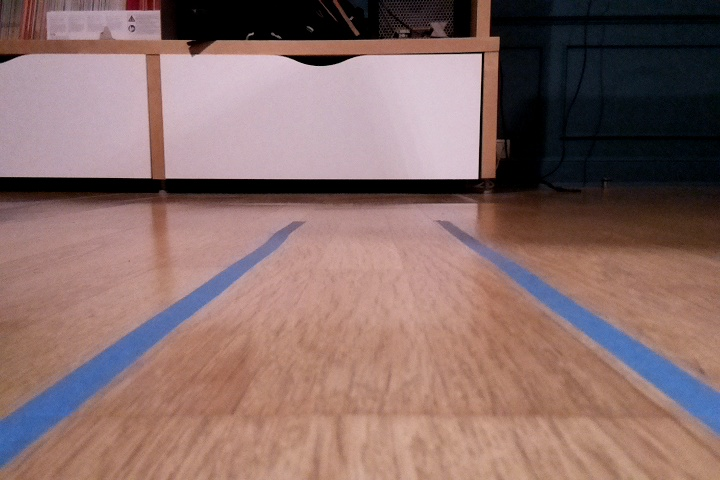
#> input picture lane_detection/images/image5.jpg, 720 x 480 px
$ python lane_detection.py
#> lines starting #> are read from the running program, lines starting #| are printed output that depends on the picture; after the words box and inside, x2 and y2 are one past the last pixel; in counts of white or black regions, pixels touching at a corner belong together; long printed decimals are rounded
# ---------------
# --- IMPORTS ---
# ---------------
import cv2 as cv
import numpy as np
import math
import time
from matplotlib import pyplot as plt
import logging


# -----------------
# --- VARIABLES ---
# -----------------
path = r'images/image5.jpg'
img = cv.imread(path)
#> img is the input picture: shape (480, 720, 3); mean B, G, R 106.7, 109.8, 137.6
height, width, _ = img.shape
#> height = 480; width = 720
vertices = np.array([[0, height], [int(width/3), int(height/3)], [int((width/3)*2), int(height/3)], [width, height]])


# -----------------
# --- FUNCTIONS ---
# -----------------
def process_image(original_image):
    """
    This function processes the image in several steps.
    (1) It makes the image gray.
    (2) It blurs the image.
    (3) It detects edges.
    (4) Sets a region of interest.
    (5) Detects lines in the image.
    (6) Detects the angle of the road.
    """
    try:
        start_time = time.time()

        processed_image = original_image
        processed_image = cv.cvtColor(processed_image, cv.COLOR_BGR2HSV)
#> processed_image: shape (480, 720, 3); mean H, S, V 57.6, 92.7, 142.6

        lower_blue = np.array([60, 40, 40])
        upper_blue = np.array([150, 255, 255])
        processed_image = cv.inRange(processed_image, lower_blue, upper_blue)
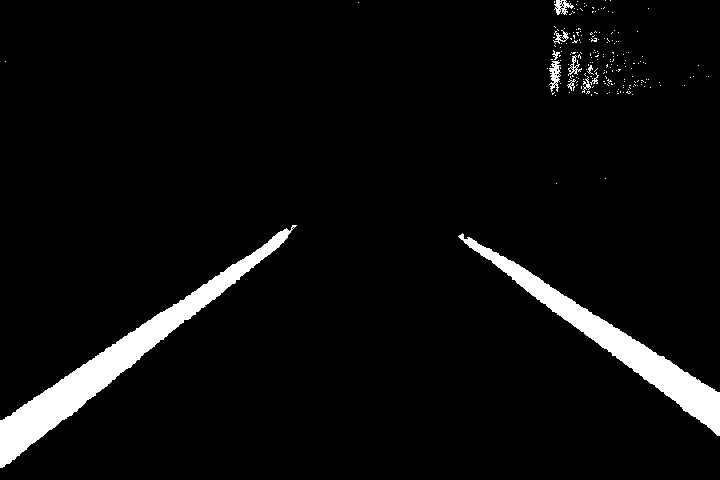
#> processed_image: shape (480, 720); 4.9% white; 196 white regions (185 under 20 px), largest, box (x1, y1, x2, y2) and area: (0, 225, 297, 468) 8897, (458, 233, 720, 436) 6896, (549, 60, 561, 92) 201
        processed_image = cv.Canny(processed_image, 200, 400)
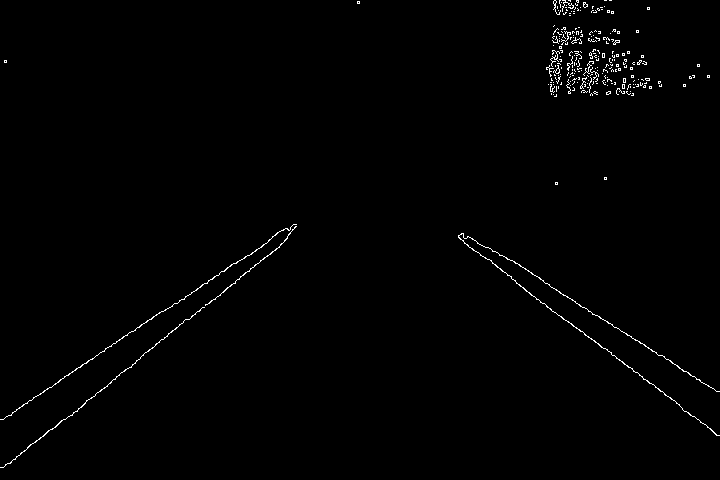
#> processed_image: shape (480, 720); 0.84% white in thin lines or dots

        processed_image = region_of_interest(processed_image, vertices)

        processed_image = cv.GaussianBlur(processed_image, (3, 3), sigmaX=0)
        lines = cv.HoughLinesP(processed_image, rho=1, theta=np.pi / 180, threshold=80, lines=100, minLineLength=10, maxLineGap=50)

        lane_lines = average_slope_intercept(processed_image, lines)

        print(lane_lines)
        draw_lines(original_image, lines, (0, 255, 0))
        draw_lines(original_image, lane_lines, (255, 255, 255))

        angle = get_angle(lane_lines[0], lane_lines[1], original_image)

        print('Angle: %s' % angle)

        end_time = time.time()
        print('Processing took: {} seconds'.format(end_time - start_time))

        return original_image

    except Exception as e:
        logging.error(e)
        return original_image

def region_of_interest(image, vertices):
    """
    This function sets a region of interest where the lanes could be found.
    """
    try:
        mask = np.zeros_like(image)
        cv.fillPoly(mask, [vertices], 255)
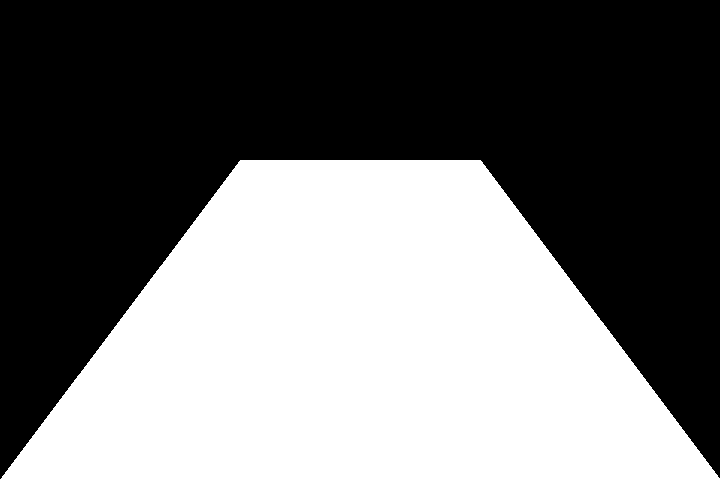
#> mask: shape (480, 720); 44.5% white; 1 white region, box (x1, y1, x2, y2) and area: (0, 160, 720, 480) 153879
        masked = cv.bitwise_and(image, mask)
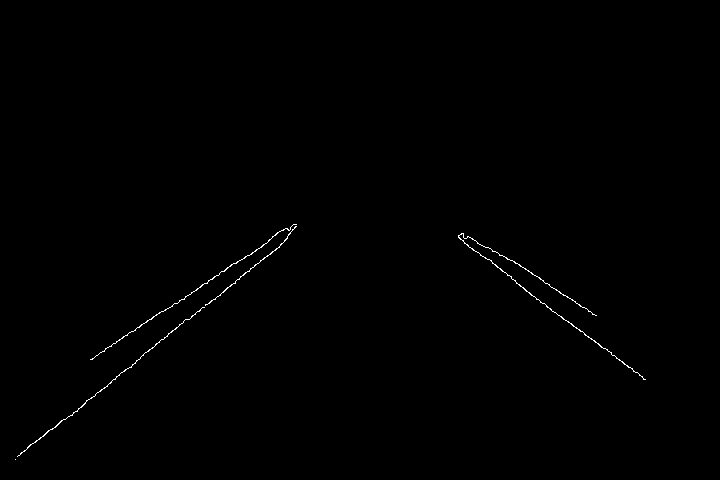
#> masked: shape (480, 720); 0.32% white in thin lines or dots, all inside (x1, y1, x2, y2) = (15, 224, 646, 460)
#> in process_image, `lines = cv.HoughLinesP(processed_image, rho=1, theta=np.pi / 180, thre..`: lines = 15 rows, first 6: [14, 460, 288, 238], [14, 459, 291, 234], [457, 237, 646, 379], [91, 360, 294, 223], [16, 460, 287, 240], [458, 238, 646, 380]
        return masked
    except Exception as e:
        logging.error(e)
        return image

def draw_lines(image, lines, color):
    """
    This function draws all lines in a list of lines on an image.
    """
    try:
        for line in lines:
            coords = line[0]
            cv.line(img=image, pt1=(coords[0], coords[1]), pt2=(coords[2], coords[3]), color=color, thickness=3, lineType=cv.LINE_AA)
    except:
        pass

def get_angle(line1, line2, img):
    """
    Creates a line in the middle of the two lane lines and returns the angle of that line.
    """
    try:
        # Coords and polynomial function line 1
        x11, y11, x12, y12 = line1[0]
        poly1 = np.polyfit((x11, x12), (y11, y12), 1)

        # Coords and polynomial function line 2
        x21, y21, x22, y22 = line2[0]
        poly2 = np.polyfit((x21, x22), (y21, y22), 1)

        # Calculate intersection point from polynomial functions
        x_inter = (poly1[1]-poly2[1]) / (poly2[0]-poly1[0])
        y_inter = poly1[0] * x_inter + poly1[1]

        # Calculate angle of center line
        angle_radians = math.atan2(y_inter - height, x_inter - (x21 - (abs(x11 - x21)/2)))
        angle_degrees = math.degrees(angle_radians)

        l = [x_inter, y_inter, x21 - (abs(x11 - x21)/2), height]
        cv.line(img=img, pt1=(int(l[0]), int(l[1])), pt2=(int(l[2]), int(l[3])), color=(255, 0, 0), thickness=3, lineType=cv.LINE_AA)

        return abs(angle_degrees)

    except Exception as e:
        logging.error(e)
        return 0

def average_slope_intercept(frame, line_segments):
    """
    This function combines line segments into one or two lane lines
    If all line slopes are < 0: then we only have detected left lane
    If all line slopes are > 0: then we only have detected right lane
    """
    try:
        lane_lines = []
        if line_segments is None:
            print('No line_segment segments detected')
            return lane_lines

        height, width = frame.shape
#> height = 480; width = 720
        left_fit = []
        right_fit = []

        boundary = 1/3
        left_region_boundary = width * (1 - boundary)  # left lane line segment should be on left 2/3 of the screen
#> left_region_boundary = 480
        right_region_boundary = width * boundary # right lane line segment should be on left 2/3 of the screen
#> right_region_boundary = 240

        for line_segment in line_segments:
            for x1, y1, x2, y2 in line_segment:
                if x1 == x2:
                    print('skipping vertical line segment (slope=inf): %s' % line_segment)
                    continue
                fit = np.polyfit((x1, x2), (y1, y2), 1) # Vergelijking van een rechte creëeren y = mx + b
                slope = fit[0] # Helling => m
                intercept = fit[1] # Snijpunt met y-as => b
                if slope < 0: # Dalende lijn
                    if x1 < left_region_boundary and x2 < left_region_boundary:
                        left_fit.append((slope, intercept))
                else: # Stijgende lijn
                    if x1 > right_region_boundary and x2 > right_region_boundary:
                        right_fit.append((slope, intercept))
#> this loop made 15 passes
#> line_segment on passes 1 to 12: [[14, 460, 288, 238]], [[14, 459, 291, 234]], [[457, 237, 646, 379]], [[91, 360, 294, 223]], [[16, 460, 287, 240]], [[458, 238, 646, 380]], [[89, 360, 293, 223]], [[16, 456, 293, 231]], [[457, 235, 646, 378]], [[459, 240, 645, 380]], [[461, 232, 591, 310]], [[89, 359, 285, 227]]
#> after the loop, left_fit = [(-0.81, 471.3), (-0.812, 470.4), (-0.675, 421.4), (-0.812, 473), (-0.672, 419.8), (-0.812, 469), (-0.673, 418.9), (-0.672, 422.5)]; right_fit = [(0.751, -106.4), (0.755, -107.9), (0.757, -110.8), (0.753, -105.5), (0.6, -44.6), (0.599, -42.33), (0.602, -46.62)]

        # Berekend de gemiddelde vergelijking van al de rechten in het linker segment
        left_fit_average = np.average(left_fit, axis=0)
#> left_fit_average = [-0.742, 445.8]
        if len(left_fit) > 0:
            lane_lines.append(make_points(left_fit_average))

        # Berekend de gemiddelde vergelijking van al de rechten in het rechter segment
        right_fit_average = np.average(right_fit, axis=0)
        if len(right_fit) > 0:
            lane_lines.append(make_points(right_fit_average))

        return lane_lines

    except Exception as e:
        logging.error(e)
        return [[0, 0, 0, 0], [0, 0, 0, 0]]

def make_points(line):
    """
    Converts polynomial function (y = mx + b) to coördinates (x1, y1, x2, y2)
    """
    try:
        slope, intercept = line
#> slope = -0.742; intercept = 445.8
        y1 = height  # bottom of the frame
#> y1 = 480
        y2 = 0  # make points from middle of the frame down

        # bound the coordinates within the frame
        x1 = max(-width, min(2 * width, int((y1 - intercept) / slope)))
#> x1 = -46
        x2 = max(-width, min(2 * width, int((y2 - intercept) / slope)))
#> x2 = 600

        return [[x1, y1, x2, y2]]

    except Exception as e:
        logging.error(e)
        return [[0, 0, 0, 0]]


# ---------------------
# --- MAIN FUNCTION ---
# ---------------------
def main():
    cv.imshow('image', process_image(img))
#> in average_slope_intercept, `right_fit_average = np.average(right_fit, axis=0)`: right_fit_average = [0.688, -80.58]
#> in process_image, `lane_lines = average_slope_intercept(processed_image, lines)`: lane_lines = [[[-46, 480, 600, 0]], [[814, 480, 117, 0]]]
#| [[[-46, 480, 600, 0]], [[814, 480, 117, 0]]]
#> the loop in draw_lines, `for line in lines:` made 15 passes
#> after the loop in draw_lines, `for line in lines:`:
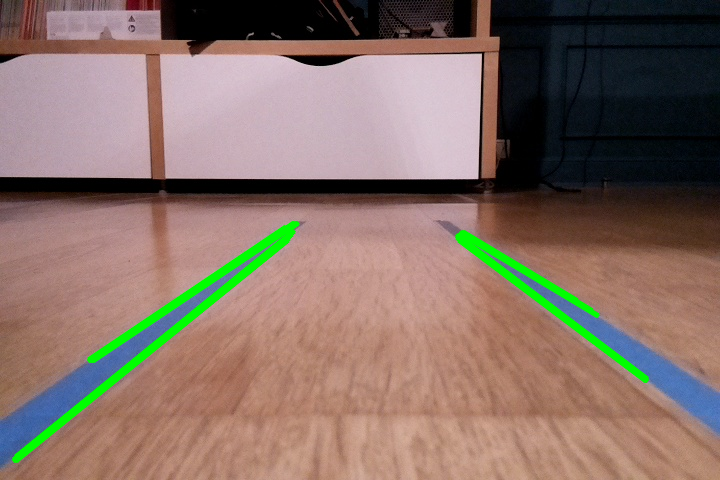
#> image: shape (480, 720, 3); mean B, G, R 103.3, 113, 134.5
#> call 2 of draw_lines, with color = (255, 255, 255)
#> the loop in draw_lines (call 2), `for line in lines:` made 2 passes
#> after the loop in draw_lines (call 2), `for line in lines:`:
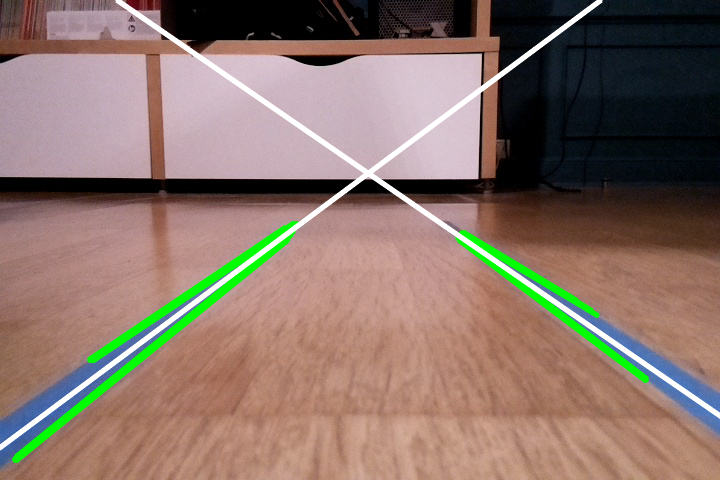
#> image: shape (480, 720, 3); 2.75% of pixels changed, all inside (x1, y1, x2, y2) = (0, 0, 720, 451)
#> in get_angle, `cv.line(img=img, pt1=(int(l[0]), int(l[1])), pt2=(int(l[2]), int(l[3])..`:
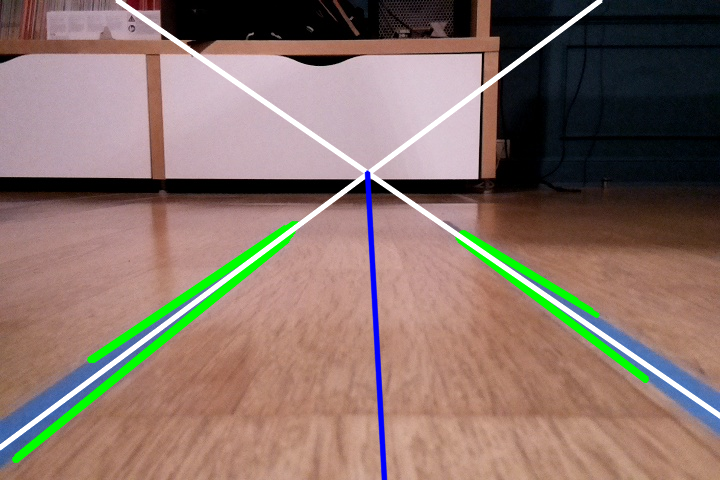
#> img: shape (480, 720, 3); 5.81% of pixels changed, all inside (x1, y1, x2, y2) = (0, 0, 720, 480)
#> in process_image, `angle = get_angle(lane_lines[0], lane_lines[1], original_image)`: angle = 93.04
#| Angle: 93.041
    cv.waitKey(0)

if __name__ == "__main__":
    main()
